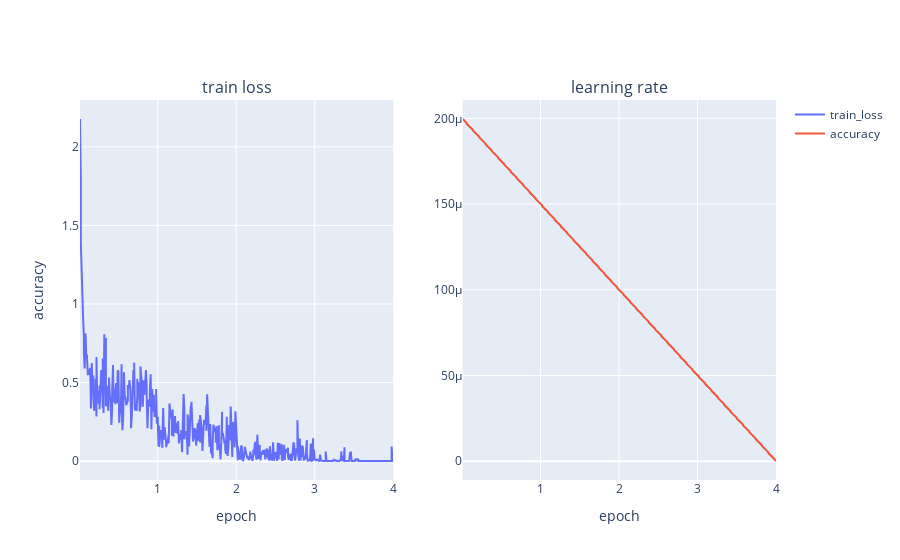

Notebook source saved alongside this figure:
### Code cell
import plotly.graph_objects as go
from plotly.subplots import make_subplots

fig = make_subplots(rows=1, cols=2, subplot_titles=['train loss', 'learning rate'])

fig.add_trace(go.Scatter(x=df_train_log['epoch'], y=df_train_log['loss'], name='train_loss'), row=1, col=1)
fig.update_xaxes(title="epoch", row=1, col=1)
fig.update_yaxes(title="loss", row=1, col=1)
fig.add_trace(go.Scatter(x=df_train_log['epoch'], y=df_train_log['learning_rate'], name='accuracy'), row=1, col=2)
fig.update_xaxes(title="epoch", row=1, col=2)
fig.update_yaxes(title="accuracy", row=1, col=1)
fig.show()

### Figure 1 — Plotly figure (JSON) as saved in the notebook; plotly's stock layout.template omitted (floating-point values rounded to 4 significant figures; data arrays with more than 128 entries replaced by an {"elided": "..."} marker saying what was removed)
{"data": [{"name": "train_loss", "type": "scatter", "x": {"elided": "501 float values"}, "xaxis": "x", "y": {"elided": "501 float values"}, "yaxis": "y"}, {"name": "accuracy", "type": "scatter", "x": {"elided": "501 float values"}, "xaxis": "x2", "y": {"elided": "501 float values"}, "yaxis": "y2"}], "layout": {"annotations": [{"font": {"size": 16}, "showarrow": false, "text": "train loss", "x": 0.225, "xanchor": "center", "xref": "paper", "y": 1, "yanchor": "bottom", "yref": "paper"}, {"font": {"size": 16}, "showarrow": false, "text": "learning rate", "x": 0.775, "xanchor": "center", "xref": "paper", "y": 1, "yanchor": "bottom", "yref": "paper"}], "xaxis": {"anchor": "y", "domain": [0, 0.45], "title": {"text": "epoch"}}, "xaxis2": {"anchor": "y2", "domain": [0.55, 1], "title": {"text": "epoch"}}, "yaxis": {"anchor": "x", "domain": [0, 1], "title": {"text": "accuracy"}}, "yaxis2": {"anchor": "x2", "domain": [0, 1]}}}
